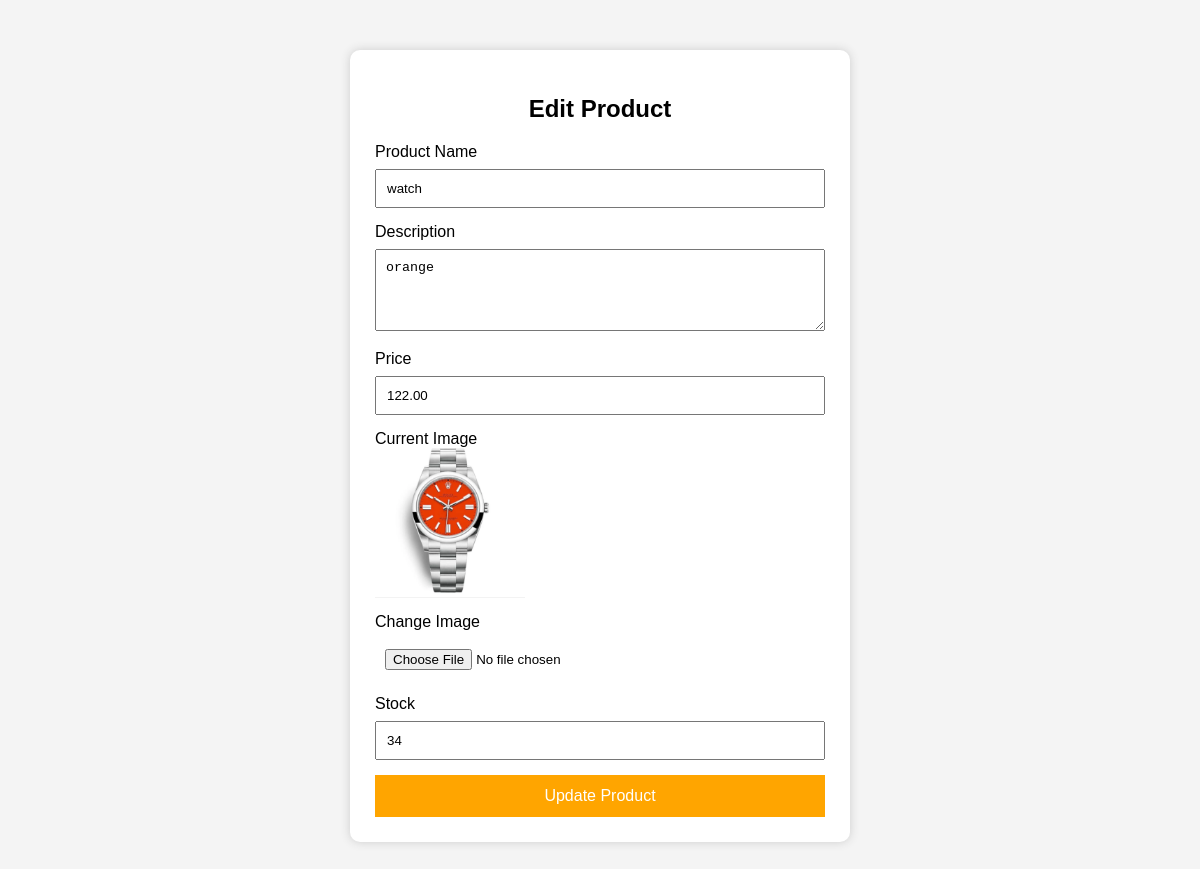
Screenshot of /edit-product/4/ with the database file from the repository.
### max/models.py (models this page shows)
class product(models.Model):
    user = models.ForeignKey(Register, on_delete=models.CASCADE, related_name='products')
    product_name = models.CharField(max_length=200)
    description = models.TextField()
    price = models.DecimalField(max_digits=10, decimal_places=2)
    product_image = models.ImageField(upload_to='products/', null=True, blank=True)
    stock = models.PositiveIntegerField(default=0)
    created_at = models.DateTimeField(auto_now_add=True)

### max/views.py (the view, shortened to what this page needs)
# urls.py: path('edit-product/<int:id>/', views.edit_product, name='edit_product'),
def edit_product(request, id):
    products = get_object_or_404(product, id=id)
    return render(request, 'editproduct.html', {'product': products})

### max/templates/editproduct.html (shortened to what this page needs)
<!DOCTYPE html>
<html>
<head>
</head>
<body>
<div class="container">
    <h2>Edit Product</h2>
    <form method="POST" enctype="multipart/form-data">
        <label>Product Name</label>
        <input type="text"
       name="product_name"
       value="{{ product.product_name }}">
        <label>Description</label>
        <textarea
            name="description"
            rows="4"
            required
        >{{ product.description }}</textarea>
        <label>Price</label>
        <input
            type="number"
            name="price"
            value="{{ product.price }}"
            required
        >
        {% if product.product_image %}
            <label>Current Image</label>
            <img src="{{ product.product_image.url }}" alt="Product Image">
        {% endif %}
        <label>Change Image</label>
        <input
            type="file"
            name="product_image"
        >
        <label>Stock</label>
        <input
            type="number"
            name="stock"
            value="{{ product.stock }}"
            required
        >
        <button type="submit">
            Update Product
        </button>
    </form>
</div>
</body>
</html>

### max/templates/editproduct.html (style rules this page uses)
body { font-family: Arial, sans-serif; background-color: #f4f4f4; }
.container { width: 450px; margin: 50px auto; background: white; padding: 25px; border-radius: 10px; box-shadow: 0px 0px 10px #ccc; }
h2 { text-align: center; }
input, textarea { width: 100%; padding: 10px; margin-top: 8px; margin-bottom: 15px; box-sizing: border-box; }
button { width: 100%; padding: 12px; background-color: orange; color: white; border: none; cursor: pointer; font-size: 16px; }
img { width: 150px; height: 150px; object-fit: cover; display: block; margin-bottom: 15px; }

### rows the page displays
product: product_name "watch", description "orange", price "122.00", product_image (picture), stock "34"
